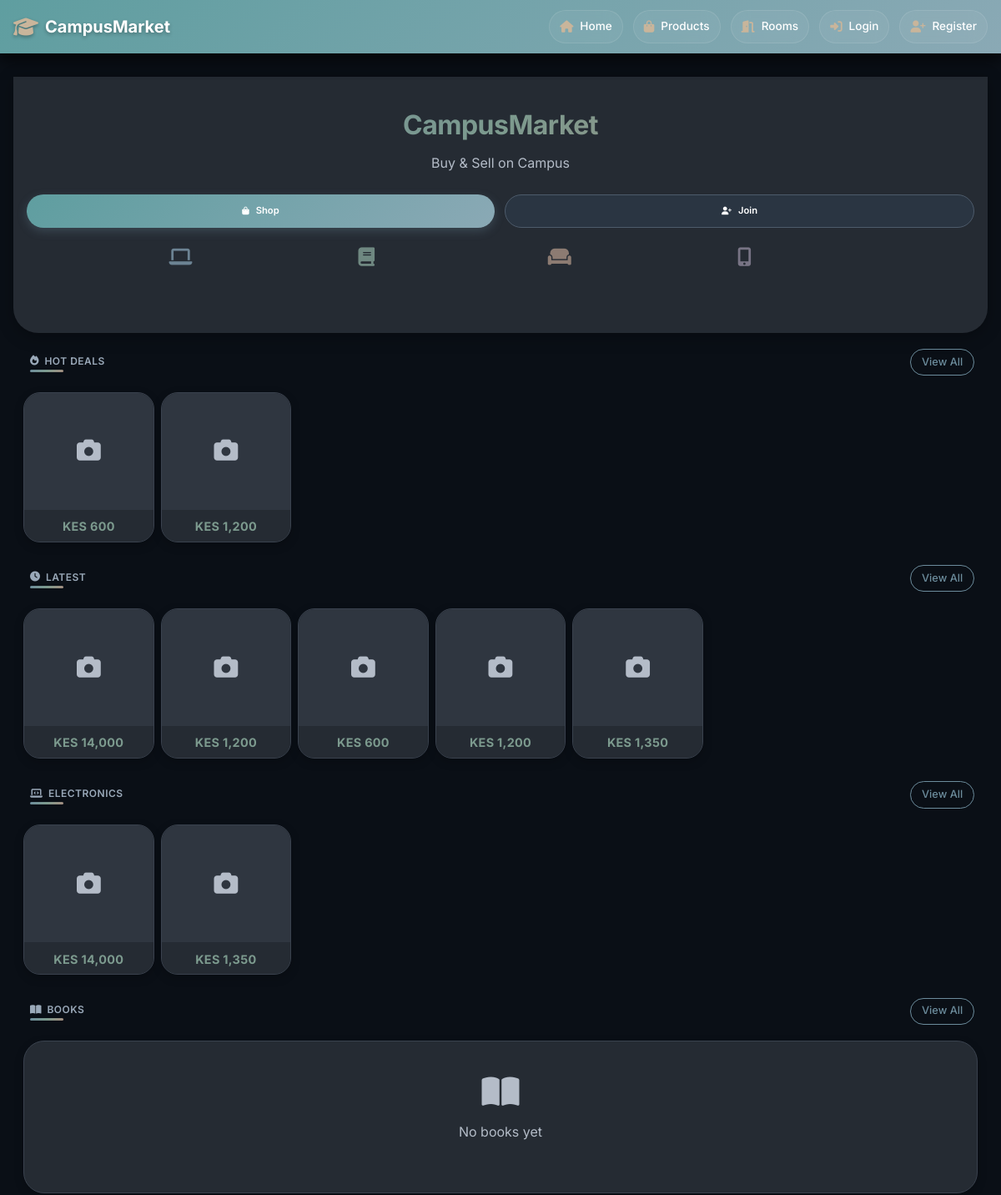
Before: / (upper part) with the older database file.
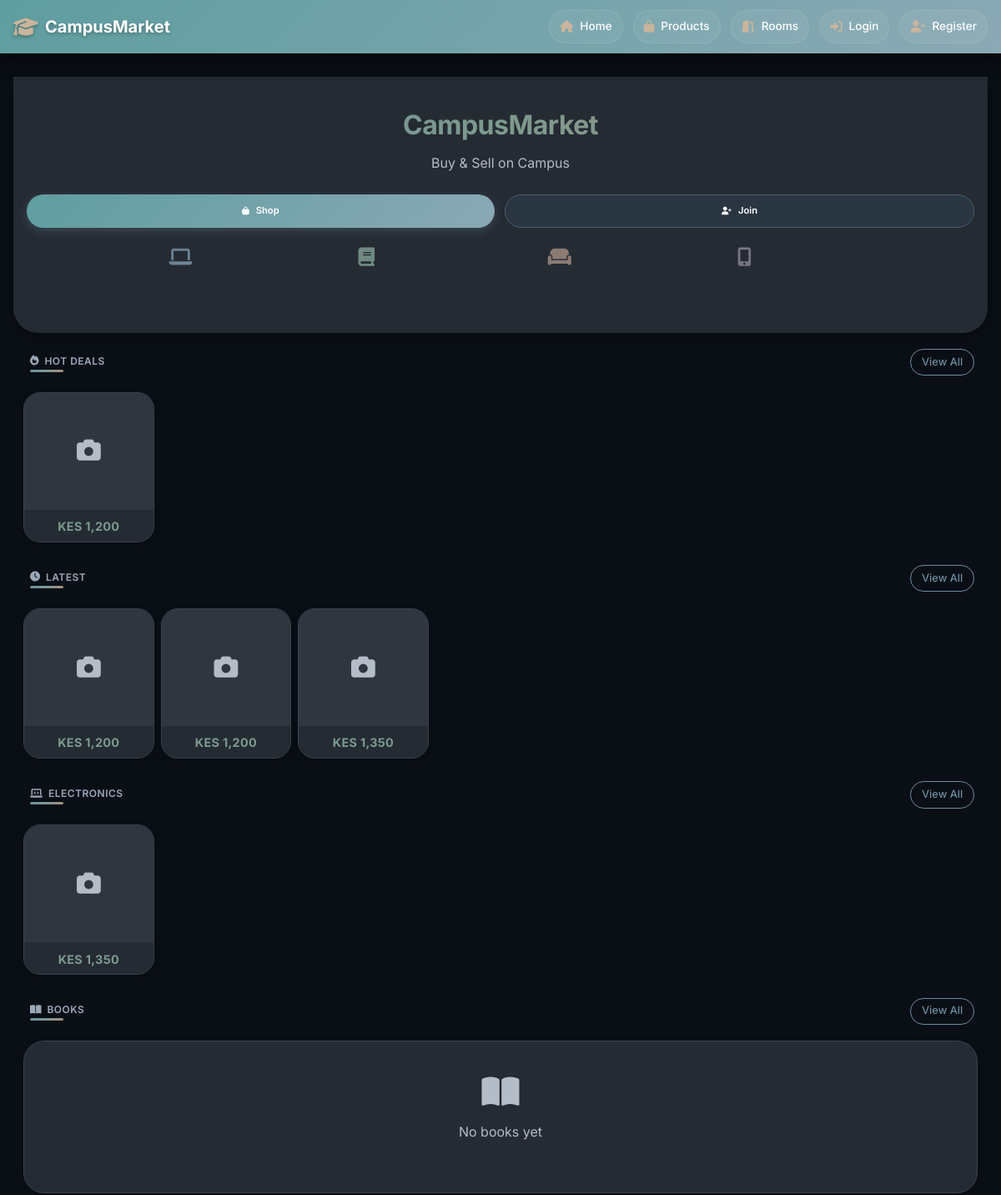
After: the same page with the newer database file.
### app/models.py (models this page shows, shortened)
class Product(db.Model):
    __tablename__ = 'products'
    id = db.Column(db.Integer, primary_key=True)
    title = db.Column(db.String(100), nullable=False)
    description = db.Column(db.Text)
    price = db.Column(db.Float, nullable=False)
    condition = db.Column(db.String(20))
    contact_info = db.Column(db.Text)
    is_fast_moving = db.Column(db.Boolean, default=False)
    is_active = db.Column(db.Boolean, default=True)
    is_sold = db.Column(db.Boolean, default=False)
    Token = db.Column(db.Float, nullable=False)
    category_id = db.Column(db.Integer, db.ForeignKey('categories.id'), nullable=False)
    seller_id = db.Column(db.Integer, db.ForeignKey('users.id'), nullable=False)
    image_group_id = db.Column(db.Integer, db.ForeignKey('product_image_groups.id'), nullable=True)
    created_at = db.Column(db.DateTime, default=datetime.utcnow)
    updated_at = db.Column(db.DateTime, default=datetime.utcnow, onupdate=datetime.utcnow)
    hostel_name = db.Column(db.String(100), nullable=False, default='')
    location = db.Column(db.String(100), nullable=False, default='')
    leave_date = db.Column(db.DateTime, nullable=False, default=datetime.utcnow)
    room_type = db.Column(db.String(20), default='single')
    deposit = db.Column(db.Float, default=0)
    commission_percentage = db.Column(db.Float, default=0)
    is_commission_listing = db.Column(db.Boolean, default=False)
    status = db.Column(db.String(20), default='available')
    agreement_user_id = db.Column(db.Integer, db.ForeignKey('users.id'), nullable=True)
    agreement_expires_at = db.Column(db.DateTime, nullable=True)
    booked_at = db.Column(db.DateTime, nullable=True)
    total_unlocks = db.Column(db.Integer, default=0)
    last_interest_update = db.Column(db.DateTime, default=datetime.utcnow)
    payments = db.relationship('Payment', back_populates='product', lazy=True, cascade="all, delete-orphan")
    chats = db.relationship('Chat', back_populates='product', lazy=True, cascade='all, delete-orphan')
    offers = db.relationship('Offer', back_populates='product', lazy=True, cascade='all, delete-orphan')
    unlocks = db.relationship(
    'ProductUnlock',
    back_populates='product',
    cascade='all, delete-orphan'
)
    notifications = db.relationship(
    'Notification',
    back_populates='product',
    cascade='all, delete-orphan'
)
    agreement_user = db.relationship('User', foreign_keys=[agreement_user_id])
    category = db.relationship('Category', back_populates='products')
    seller = db.relationship('User', foreign_keys=[seller_id], back_populates='products')
    image_group = db.relationship('ProductImageGroup', back_populates='product')
    @property
    def image(self):
        if self.image_group and self.image_group.images:
            return self.image_group.images[0].filename
        return None

### app/main/routes.py (the view)
@main_bp.route('/')
def index():
    all_products = Product.query.filter(
        Product.is_active == True,
        Product.is_sold == False,
        Product.hostel_name == ""  # Regular products only
    ).limit(12).all()
    fast_moving = Product.query.filter(
        Product.is_fast_moving == True,
        Product.is_sold == False,
        Product.hostel_name == ""  # Regular products only
    ).all()
    categories = Category.query.all()
    products_by_category = {}
    for category in categories:
        products_by_category[category.id] = Product.query.filter(
            Product.category_id == category.id,
            Product.is_active == True,
            Product.is_sold == False,
            Product.hostel_name == ""
        ).limit(8).all()
    return render_template("main/index.html",
                         all_products=all_products,
                         fast_moving=fast_moving,
                         categories=categories,
                         products_by_category=products_by_category)

### app/templates/main/index.html (shortened to what the changed rows need)
{% extends "base.html" %}
{% block content %}
<section class="hero">
    <div class="hero-content">
        <h1 class="hero-title">CampusMarket</h1>
    </div>
</section>
<section id="hotdeals" class="compact-section">
    <div class="section-header">
        <h2 class="section-title">
            <i class="fas fa-fire"></i> Hot Deals
        </h2>
    </div>
    {% if fast_moving %}
        <div class="compact-grid">
            {% for product in fast_moving %}
                <div class="compact-card" onclick="window.location='{{ url_for('products.view_product', product_id=product.id) }}'">
                    <div class="card-image">
                        {% if product.image %}
                            <div class="image-placeholder" style="display: none;">
                                <i class="fas fa-camera"></i>
                            </div>
                        {% else %}
                            <div class="image-placeholder">
                                <i class="fas fa-camera"></i>
                            </div>
                        {% endif %}
                    </div>
                    <div class="card-content">
                        <p class="card-price">KES {{ "{:,.0f}".format(product.price) }}</p>
                    </div>
                </div>
            {% endfor %}
        </div>
    {% endif %}
</section>
<section id="latest" class="compact-section">
    <div class="section-header">
        <h2 class="section-title">
            <i class="fas fa-clock"></i> Latest
        </h2>
    </div>
    {% if all_products %}
        <div class="compact-grid">
            {% for product in all_products %}
                <div class="compact-card" onclick="window.location='{{ url_for('products.view_product', product_id=product.id) }}'">
                    <div class="card-image">
                        {% if product.image %}
                            <div class="image-placeholder" style="display: none;">
                                <i class="fas fa-camera"></i>
                            </div>
                        {% else %}
                            <div class="image-placeholder">
                                <i class="fas fa-camera"></i>
                            </div>
                        {% endif %}
                    </div>
                    <div class="card-content">
                        <p class="card-price">KES {{ "{:,.0f}".format(product.price) }}</p>
                    </div>
                </div>
            {% endfor %}
        </div>
    {% endif %}
</section>
<section id="electronics" class="compact-section">
    <div class="section-header">
        <h2 class="section-title">
            <i class="fas fa-laptop-code"></i> Electronics
        </h2>
    </div>
    {% set electronics_category = categories|selectattr("name", "equalto", "Electronics")|first %}
    {% set electronics_products = products_by_category.get(electronics_category.id, []) if electronics_category else [] %}
    {% if electronics_products %}
        <div class="compact-grid">
            {% for product in electronics_products[:8] %}
                <div class="compact-card" onclick="window.location='{{ url_for('products.view_product', product_id=product.id) }}'">
                    <div class="card-image">
                        {% if product.image %}
                            <div class="image-placeholder" style="display: none;">
                                <i class="fas fa-camera"></i>
                            </div>
                        {% else %}
                            <div class="image-placeholder">
                                <i class="fas fa-camera"></i>
                            </div>
                        {% endif %}
                    </div>
                    <div class="card-content">
                        <p class="card-price">KES {{ "{:,.0f}".format(product.price) }}</p>
                    </div>
                </div>
            {% endfor %}
        </div>
    {% else %}
        <div class="empty-compact">
            <i class="fas fa-laptop-code"></i>
            <p>No electronics yet</p>
        </div>
    {% endif %}
</section>
<section id="books" class="compact-section">
    <div class="section-header">
        <h2 class="section-title">
            <i class="fas fa-book-open"></i> Books
        </h2>
    </div>
    {% set books_category = categories|selectattr("name", "equalto", "Books")|first %}
    {% set books_products = products_by_category.get(books_category.id, []) if books_category else [] %}
</section>
    {% set furniture_category = categories|selectattr("name", "equalto", "Furniture")|first %}
    {% set furniture_products = products_by_category.get(furniture_category.id, []) if furniture_category else [] %}
    {% set fashion_category = categories|selectattr("name", "equalto", "Fashion")|first %}
    {% set fashion_products = products_by_category.get(fashion_category.id, []) if fashion_category else [] %}
{% endblock %}

Changed rows visible on the page:
removed Product: price "600"
removed Product: price "14,000"
